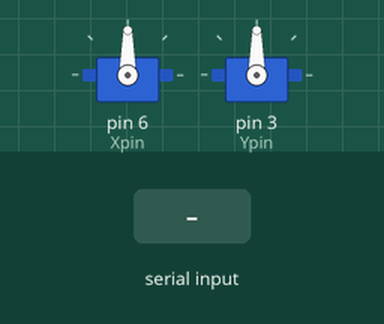
This sketch was run on a simulated Arduino Uno, built with avr-gcc and run on an emulated ATmega328P. Shown: 2 × servo. The inputs (shaded band) are chosen by the test bench.

Above: at 3.2 s.
3.3 s: "90,45\n" received over Serial
At 3.6 s:
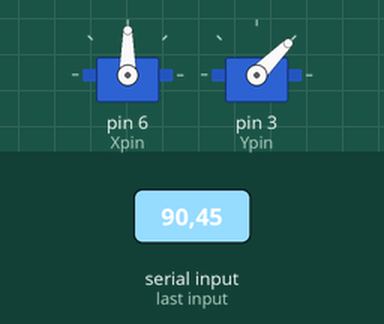
4.8 s: "30,150\n" received over Serial
At 6.0 s:
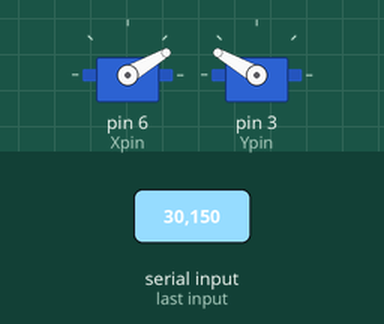
6.3 s: "1,90\n" received over Serial
At 7.1 s:
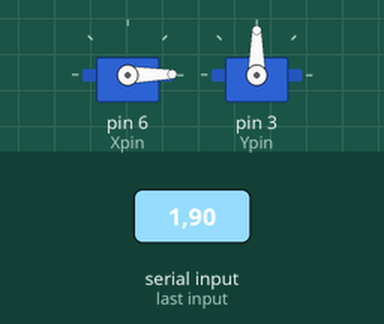
Timing chart, 0 to 9.3 s (numbered marks = the images above; inputs shaded):
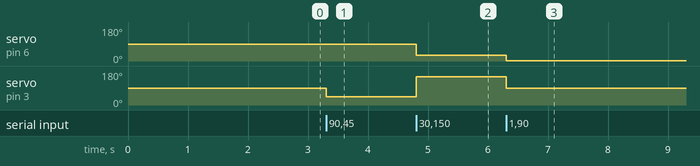

Measured:
- after the input at 3.3 s, servo on pin 3 (Ypin): 90° → 45° at once
- after the input at 4.8 s, servo on pin 6 (Xpin): 90° → 30° at once; servo on pin 3 (Ypin): 45° → 150° at once
- after the input at 6.3 s, servo on pin 6 (Xpin): 30° → 1° at once; servo on pin 3 (Ypin): 150° → 90° at once

The sketch:

BallBalance_UartServo.ino
```cpp
/*
  Reading a serial ASCII-encoded string.

 This sketch demonstrates the Serial parseInt() function.
 It looks for an ASCII string of comma-separated values.
 It parses them into ints, and uses those to fade an RGB LED.
 */
#define Xpin 6
#define Ypin 3

#include <Servo.h>

Servo Xservo;
Servo Yservo;

void setup() {
  // initialize serial:
  Serial.begin(115200);

  // make the pins outputs:
  Xservo.attach(Xpin);
  Yservo.attach(Ypin);
  Xservo.write(90);
  Yservo.write(90);
  delay(2000);
}

void loop() {

  // if there's any serial available, read it:
  while (Serial.available() > 0) {

    // look for the next valid integer in the incoming serial stream:
    int Xval = Serial.parseInt();
    // do it again:
    int Yval = Serial.parseInt();

    // look for the newline. That's the end of your
    // sentence:
    if (Serial.read() == '\n') {
      // constrain the values to 0 - 255 and invert
      // if you're using a common-cathode LED, just use "constrain(color, 0, 255);"
      //Xval = map(Xval, 0, 255, 120, 180);
      //Yval = map(Yval, 0, 255, 180, 120);

      // fade the red, green, and blue legs of the LED:
      Xservo.write(Xval);
      Yservo.write(Yval);

      // print the three numbers in one string as hexadecimal:
      //Serial.print(Xval, HEX);
      //Serial.println(Yval, HEX);
      //delayMicroseconds(10);
    }
  }
}
```
